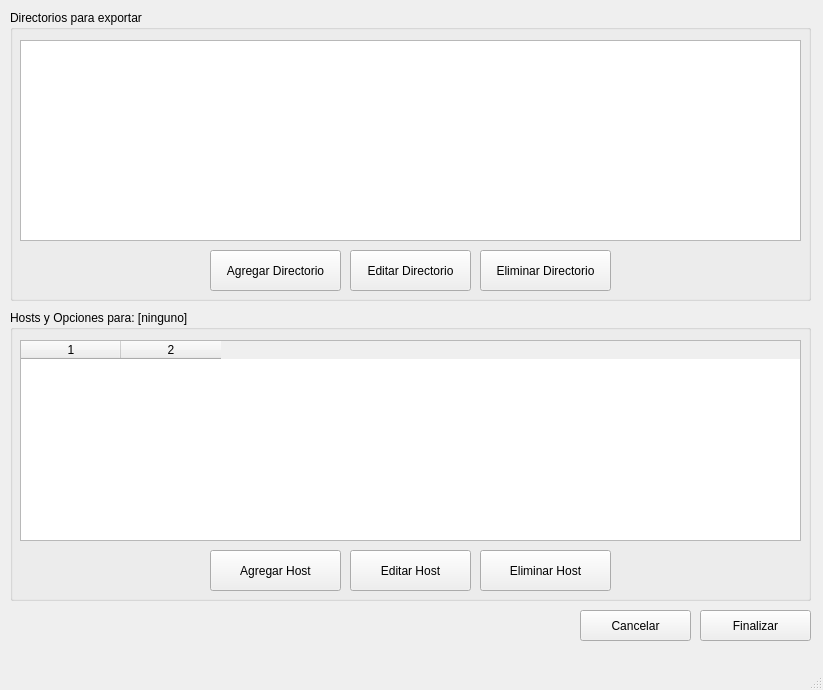
<?xml version="1.0" encoding="UTF-8"?>
<ui version="4.0">
 <class>MainWindow</class>
 <widget class="QMainWindow" name="MainWindow">
  <property name="geometry">
   <rect>
    <x>0</x>
    <y>0</y>
    <width>823</width>
    <height>690</height>
   </rect>
  </property>
  <property name="windowTitle">
   <string>MainWindow</string>
  </property>
  <widget class="QWidget" name="centralwidget">
   <widget class="QWidget" name="verticalLayoutWidget">
    <property name="geometry">
     <rect>
      <x>10</x>
      <y>10</y>
      <width>801</width>
      <height>291</height>
     </rect>
    </property>
    <layout class="QVBoxLayout" name="verticalLayout">
     <item>
      <widget class="QGroupBox" name="Maestro">
       <property name="title">
        <string>Directorios para exportar</string>
       </property>
       <widget class="QListWidget" name="listaDirectorios">
        <property name="geometry">
         <rect>
          <x>10</x>
          <y>30</y>
          <width>781</width>
          <height>201</height>
         </rect>
        </property>
       </widget>
       <widget class="QPushButton" name="AniadirDirectorio">
        <property name="geometry">
         <rect>
          <x>200</x>
          <y>240</y>
          <width>131</width>
          <height>41</height>
         </rect>
        </property>
        <property name="text">
         <string>Agregar Directorio</string>
        </property>
       </widget>
       <widget class="QPushButton" name="EditarDirectorio">
        <property name="geometry">
         <rect>
          <x>340</x>
          <y>240</y>
          <width>121</width>
          <height>41</height>
         </rect>
        </property>
        <property name="text">
         <string>Editar Directorio</string>
        </property>
       </widget>
       <widget class="QPushButton" name="EliminarDirectorio">
        <property name="geometry">
         <rect>
          <x>470</x>
          <y>240</y>
          <width>131</width>
          <height>41</height>
         </rect>
        </property>
        <property name="text">
         <string>Eliminar Directorio</string>
        </property>
       </widget>
      </widget>
     </item>
    </layout>
   </widget>
   <widget class="QWidget" name="verticalLayoutWidget_2">
    <property name="geometry">
     <rect>
      <x>10</x>
      <y>310</y>
      <width>801</width>
      <height>291</height>
     </rect>
    </property>
    <layout class="QVBoxLayout" name="verticalLayout_3">
     <item>
      <widget class="QGroupBox" name="Detalle">
       <property name="title">
        <string>Hosts y Opciones para: [ninguno]</string>
       </property>
       <widget class="QTableWidget" name="tableHost">
        <property name="geometry">
         <rect>
          <x>10</x>
          <y>30</y>
          <width>781</width>
          <height>201</height>
         </rect>
        </property>
        <property name="rowCount">
         <number>0</number>
        </property>
        <property name="columnCount">
         <number>2</number>
        </property>
        <column/>
        <column/>
       </widget>
       <widget class="QPushButton" name="AniadirHost">
        <property name="geometry">
         <rect>
          <x>200</x>
          <y>240</y>
          <width>131</width>
          <height>41</height>
         </rect>
        </property>
        <property name="text">
         <string>Agregar Host</string>
        </property>
       </widget>
       <widget class="QPushButton" name="EditarHost">
        <property name="geometry">
         <rect>
          <x>340</x>
          <y>240</y>
          <width>121</width>
          <height>41</height>
         </rect>
        </property>
        <property name="text">
         <string>Editar Host</string>
        </property>
       </widget>
       <widget class="QPushButton" name="EliminarHost">
        <property name="geometry">
         <rect>
          <x>470</x>
          <y>240</y>
          <width>131</width>
          <height>41</height>
         </rect>
        </property>
        <property name="text">
         <string>Eliminar Host</string>
        </property>
       </widget>
      </widget>
     </item>
    </layout>
   </widget>
   <widget class="QPushButton" name="Cancelar">
    <property name="geometry">
     <rect>
      <x>580</x>
      <y>610</y>
      <width>111</width>
      <height>31</height>
     </rect>
    </property>
    <property name="text">
     <string>Cancelar</string>
    </property>
   </widget>
   <widget class="QPushButton" name="Finalizar">
    <property name="geometry">
     <rect>
      <x>700</x>
      <y>610</y>
      <width>111</width>
      <height>31</height>
     </rect>
    </property>
    <property name="text">
     <string>Finalizar</string>
    </property>
   </widget>
  </widget>
  <widget class="QMenuBar" name="menubar">
   <property name="geometry">
    <rect>
     <x>0</x>
     <y>0</y>
     <width>823</width>
     <height>23</height>
    </rect>
   </property>
  </widget>
  <widget class="QStatusBar" name="statusbar"/>
 </widget>
 <resources/>
 <connections/>
</ui>
